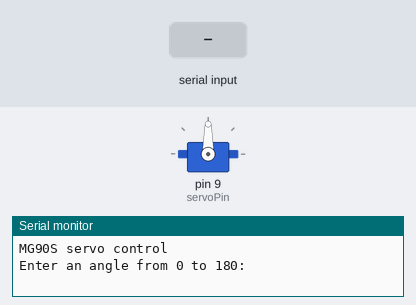
This sketch was run on a simulated Arduino Uno, built with avr-gcc and run on an emulated ATmega328P. Shown: servo, the last lines printed to the serial monitor. Inputs (shaded band) come from the test bench.

Above: at 1.2 s.
1.3 s: "90,45\n" received over Serial
At 2.1 s:
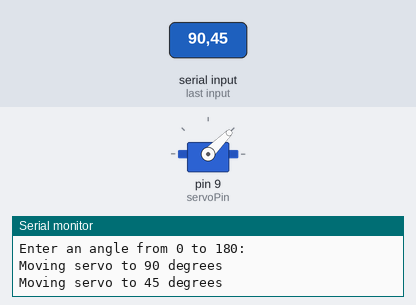
2.8 s: "30,150\n" received over Serial
At 3.3 s:
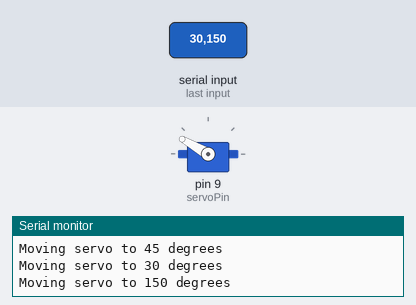
4.3 s: "5\n" received over Serial
At 5.4 s:
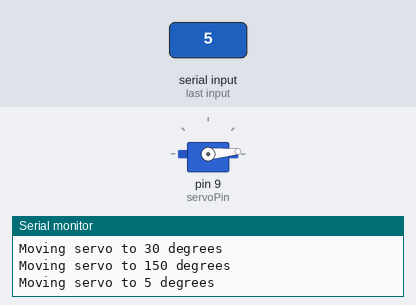
5.8 s: "90\n" received over Serial
At 6.6 s:
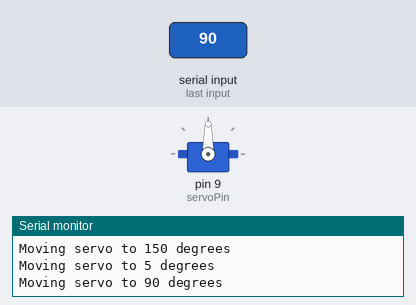
Timing chart, 0 to 8.3 s (numbered marks = the images above; inputs shaded):
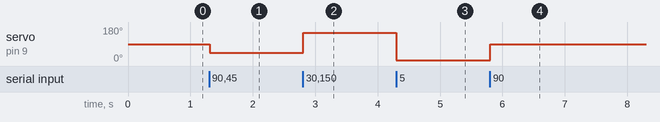

Measured:
- after the input at 1.3 s, servo on pin 9 (servoPin): 90° → 45° at once
- after the input at 2.8 s, servo on pin 9 (servoPin): 45° → 150° at once
- after the input at 4.3 s, servo on pin 9 (servoPin): 150° → 5° at once
- after the input at 5.8 s, servo on pin 9 (servoPin): 5° → 90° at once

The sketch:

servo_cal_serial_input.ino
```cpp
#include <Servo.h>
Servo myServo;
const int servoPin = 9;
void setup() {
  Serial.begin(9600);
  myServo.attach(servoPin);
  myServo.write(90);  // Start centred
  Serial.println("MG90S servo control");
  Serial.println("Enter an angle from 0 to 180:");
}
void loop() {
  if (Serial.available() > 0) {
    int angle = Serial.parseInt();
    // Remove any remaining newline characters
    while (Serial.available() > 0) {
      Serial.read();
    }
    if (angle >= 0 && angle <= 180) {
      myServo.write(angle);
      Serial.print("Moving servo to ");
      Serial.print(angle);
      Serial.println(" degrees");
    } else {
      Serial.println("Invalid angle. Enter a value from 0 to 180.");
    }
  }
}
```
